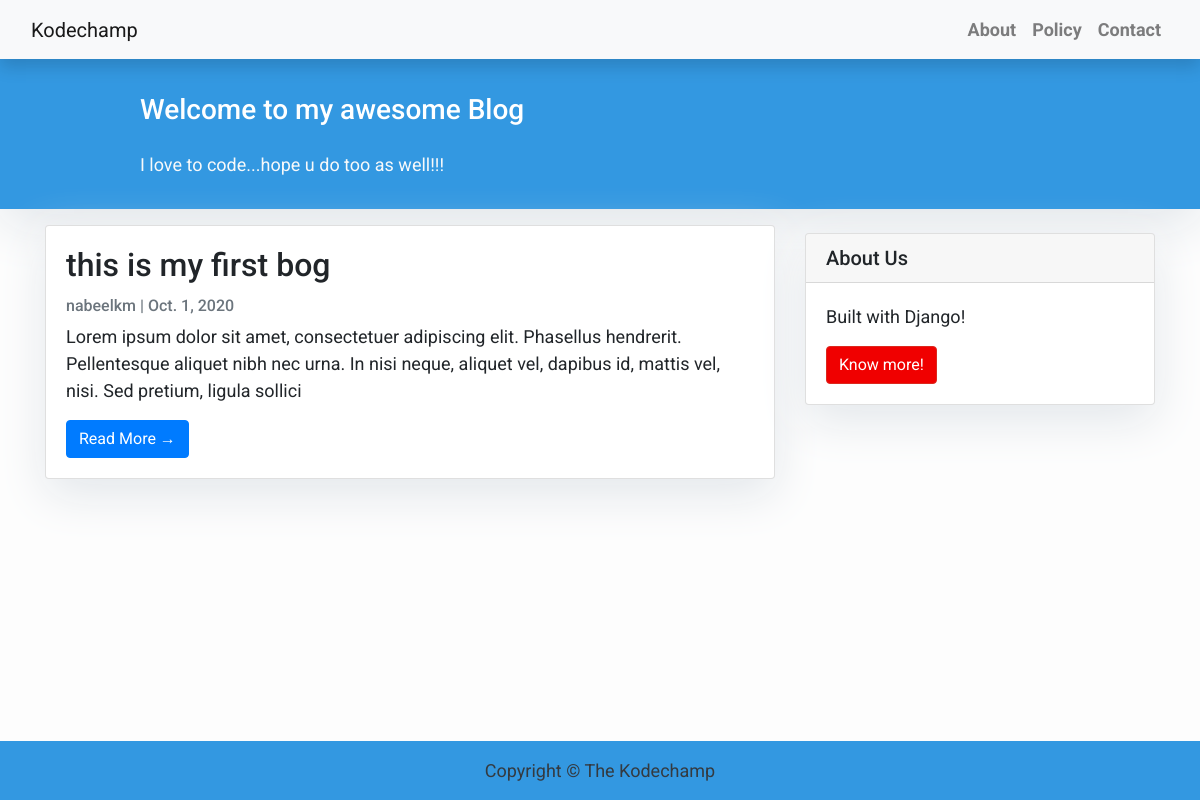
The page / on the database its author committed.
### blog/models.py (models this page shows, shortened)
class Post(models.Model):
    title = models.CharField(max_length=200,unique=True)
    slug = models.SlugField(max_length=200,unique=True)
    author = models.ForeignKey(User,on_delete=models.CASCADE,related_name='blog_posts')
    updated_on = models.DateField(auto_now=True)
    content = models.TextField()
    created_on = models.DateField(auto_now_add=True)
    status = models.IntegerField(choices=STATUS,default=0)
    class Meta:
        ordering = ['-created_on']

### blog/views.py (the view)
# urls.py: path('', PostList.as_view() , name = "home"),
class PostList(ListView):
    queryset = Post.objects.filter(status=1).order_by('-created_on')
    template_name = 'blog/index.html'

### blog/templates/blog/index.html (shortened to what this page needs)
{% extends 'blog/base.html' %}
{% block content %}
<header class="masthead">
    <div class="container">
        <div class="row">
            <div class=" col-md-8 col-md-10 mx-auto">
                <div class="site-heading">
                    <h3 class=" site-heading my-4 mt-3 text-white">
                     {% if user.is_authenticated %}
                        Welcome to my awesome Blog {{ user.username }}
                        {% else %}
                        Welcome to my awesome Blog
                        {% endif %}
                    </h3>
                    <p class="text-light">I love to code...hope u do too as well!!! &nbsp
                    </p>
                </div>
            </div>
        </div>
    </div>
</header>
<div class="container">
    <div class="row">
        <div class="col-md-8 mt-3 left">
            {% for post in post_list %}
            <div class="card mb-4">
                <div class="card-body">
                    <h2 class="card-title">{{ post.title }}</h2>
                    <p class="card-text text-muted h6">{{ post.author }} | {{ post.created_on}} </p>
                    <p class="card-text">{{post.content|slice:":200" }}</p>
                    <a href="{% url 'post_detail' post.slug  %}" class="btn btn-primary">Read More &rarr;</a>
                </div>
            </div>
            {% endfor %}
        </div>
        {% block sidebar %} {% include 'blog/sidebar.html' %} {% endblock sidebar %}
    </div>
</div>
{%endblock%}

### blog/templates/blog/base.html (shortened to what this page needs)
<!DOCTYPE html>
<html lang="en">
<head>
    <link rel="stylesheet" href="https://stackpath.bootstrapcdn.com/bootstrap/4.4.1/css/bootstrap.min.css">
</head>
<body>
    <nav class="navbar navbar-expand-lg navbar-light bg-light shadow" id="mainNav">
        <div class="container-fluid">
            <a class="navbar-brand" href="{% url 'home' %}">Kodechamp</a>
            <div class="collapse navbar-collapse" id="navbarResponsive">
                <ul class="navbar-nav ml-auto">
                    <li class="nav-item text-black">
                            <a class="nav-link text-black font-weight-bold" href="#">About</a>
                        </li>
                        <li class="nav-item text-black">
                            <a class="nav-link text-black font-weight-bold" href="#">Policy</a>
                        </li>
                        <li class="nav-item text-black">
                            <a class="nav-link text-black font-weight-bold" href="{% url 'contact' %}">Contact</a>
                        </li>
                </ul>
            </div>
        </div>
    </nav>
    {% block content %}{% endblock content%}
    <footer class="footer py-3 bg-grey">
        <p class="m-0 text-dark text-center">Copyright &copy; The Kodechamp</p>
    </footer>
</body>
</html>

### blog/templates/blog/sidebar.html (shortened to what this page needs)
{% block sidebar %}
<div class="col-md-4 float-right ">
<div class="card my-4">
        <h5 class="card-header">About Us</h5>
    <div class="card-body">
        <p class="card-text"> Built with Django!</p>
        <a href="https://facebook.com/kodechamp"
           class="btn btn-danger">Know more!</a>
    </div>
</div>
</div>
{% endblock sidebar %}

### blog/templates/blog/base.html (style rules this page uses)
body { font-family: "Roboto", sans-serif; font-size: 17px; background-color: #fdfdfd; }
.footer { position: fixed; left: 0; bottom: 0; width: 100%; background-color: #3398E1; color: white; text-align: center; }
.shadow { box-shadow: 0 4px 2px -2px rgba(0, 0, 0, 0.1); }
.btn-danger { color: #fff; background-color: #f00000; border-color: #dc281e; }
.masthead { background: #3398E1; height: auto; padding-bottom: 15px; box-shadow: 0 16px 48px #E3E7EB; padding-top: 10px }

### blog/templates/blog/index.html (style rules this page uses)
body { font-family: "Roboto", sans-serif; font-size: 18px; background-color: #fdfdfd; }
.card { box-shadow: 0 16px 48px #E3E7EB; }

### blog/templates/blog/sidebar.html (style rules this page uses)
.card { box-shadow: 0 16px 48px #E3E7EB; }

### rows shown on the page
Post: title "this is my first bog", author "nabeelkm", created_on "Oct. 1, 2020", content "Lorem ipsum dolor sit amet, consectetuer adipiscing elit. Phasellus hendrerit. Pellentesque aliquet nibh nec urna. In nisi neque, aliquet vel, dapibus id, mattis vel, nisi. Sed pretium, ligula sollici"
